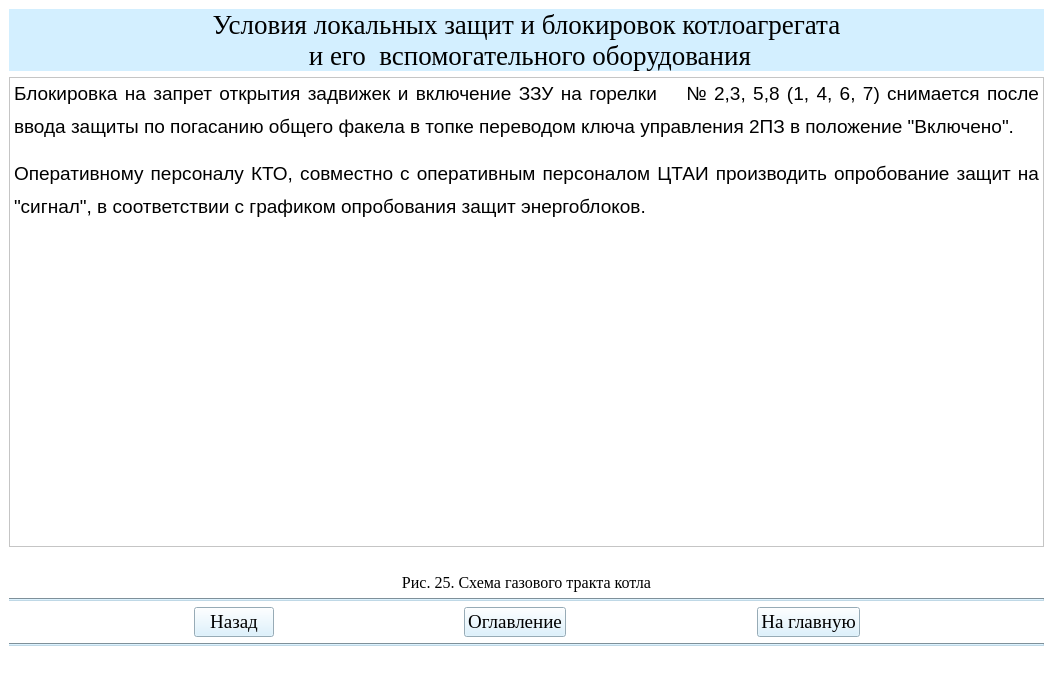
<?xml version="1.0" encoding="UTF-8"?>
<ui version="4.0">
 <class>Teoria39Window</class>
 <widget class="QMainWindow" name="Teoria39Window">
  <property name="geometry">
   <rect>
    <x>0</x>
    <y>0</y>
    <width>1053</width>
    <height>677</height>
   </rect>
  </property>
  <property name="windowTitle">
   <string>АУК</string>
  </property>
  <property name="styleSheet">
   <string notr="true">background-color: rgb(255, 255, 255);</string>
  </property>
  <widget class="QWidget" name="centralwidget">
   <layout class="QGridLayout" name="gridLayout">
    <item row="1" column="0">
     <widget class="QTextBrowser" name="textBrowser">
      <property name="html">
       <string>&lt;!DOCTYPE HTML PUBLIC &quot;-//W3C//DTD HTML 4.0//EN&quot; &quot;http://www.w3.org/TR/REC-html40/strict.dtd&quot;&gt;
&lt;html&gt;&lt;head&gt;&lt;meta name=&quot;qrichtext&quot; content=&quot;1&quot; /&gt;&lt;style type=&quot;text/css&quot;&gt;
p, li { white-space: pre-wrap; }
&lt;/style&gt;&lt;/head&gt;&lt;body style=&quot; font-family:'MS Shell Dlg 2'; font-size:8.25pt; font-weight:400; font-style:normal;&quot;&gt;
&lt;p align=&quot;justify&quot; style=&quot; margin-top:12px; margin-bottom:0px; margin-left:0px; margin-right:0px; -qt-block-indent:0; text-indent:0px; line-height:150%;&quot;&gt;&lt;span style=&quot; font-family:'Times New Roman,serif'; font-size:14pt;&quot;&gt;Блокировка на запрет открытия задвижек и включение ЗЗУ на горелки    № 2,3, 5,8 (1, 4, 6, 7) снимается после ввода защиты по погасанию общего факела в топке переводом ключа управления 2ПЗ в положение &amp;quot;Включено&amp;quot;.&lt;/span&gt;&lt;span style=&quot; font-size:8pt;&quot;&gt; &lt;/span&gt;&lt;/p&gt;
&lt;p align=&quot;justify&quot; style=&quot; margin-top:12px; margin-bottom:0px; margin-left:0px; margin-right:0px; -qt-block-indent:0; text-indent:0px; line-height:150%;&quot;&gt;&lt;span style=&quot; font-family:'Times New Roman,serif'; font-size:14pt;&quot;&gt;Оперативному персоналу КТО, совместно с оперативным персоналом ЦТАИ производить опробование защит на &amp;quot;сигнал&amp;quot;, в соответствии с графиком опробования защит энергоблоков.&lt;/span&gt;&lt;span style=&quot; font-size:8pt;&quot;&gt; &lt;/span&gt;&lt;/p&gt;&lt;/body&gt;&lt;/html&gt;</string>
      </property>
     </widget>
    </item>
    <item row="6" column="0">
     <widget class="Line" name="line_2">
      <property name="styleSheet">
       <string notr="true">background-color: rgb(191, 216, 230);</string>
      </property>
      <property name="orientation">
       <enum>Qt::Horizontal</enum>
      </property>
     </widget>
    </item>
    <item row="4" column="0">
     <widget class="Line" name="line">
      <property name="styleSheet">
       <string notr="true">background-color: rgb(191, 216, 230);</string>
      </property>
      <property name="orientation">
       <enum>Qt::Horizontal</enum>
      </property>
     </widget>
    </item>
    <item row="5" column="0">
     <layout class="QHBoxLayout" name="horizontalLayout">
      <item>
       <spacer name="horizontalSpacer_2">
        <property name="orientation">
         <enum>Qt::Horizontal</enum>
        </property>
        <property name="sizeHint" stdset="0">
         <size>
          <width>40</width>
          <height>20</height>
         </size>
        </property>
       </spacer>
      </item>
      <item>
       <widget class="QPushButton" name="btn_return39">
        <property name="sizePolicy">
         <sizepolicy hsizetype="Minimum" vsizetype="Fixed">
          <horstretch>0</horstretch>
          <verstretch>0</verstretch>
         </sizepolicy>
        </property>
        <property name="font">
         <font>
          <family>Times New Roman</family>
          <pointsize>14</pointsize>
          <weight>50</weight>
          <bold>false</bold>
         </font>
        </property>
        <property name="styleSheet">
         <string notr="true">background-color: rgb(211, 239, 255);
color: rgb(0, 0, 0);</string>
        </property>
        <property name="text">
         <string>Назад</string>
        </property>
       </widget>
      </item>
      <item>
       <spacer name="horizontalSpacer_5">
        <property name="orientation">
         <enum>Qt::Horizontal</enum>
        </property>
        <property name="sizeHint" stdset="0">
         <size>
          <width>40</width>
          <height>20</height>
         </size>
        </property>
       </spacer>
      </item>
      <item>
       <widget class="QPushButton" name="btn_oglavlenie39">
        <property name="font">
         <font>
          <family>Times New Roman</family>
          <pointsize>14</pointsize>
         </font>
        </property>
        <property name="styleSheet">
         <string notr="true">background-color: rgb(211, 239, 255);
color: rgb(0, 0, 0);</string>
        </property>
        <property name="text">
         <string>Оглавление</string>
        </property>
       </widget>
      </item>
      <item>
       <spacer name="horizontalSpacer">
        <property name="orientation">
         <enum>Qt::Horizontal</enum>
        </property>
        <property name="sizeHint" stdset="0">
         <size>
          <width>40</width>
          <height>20</height>
         </size>
        </property>
       </spacer>
      </item>
      <item>
       <widget class="QPushButton" name="btn_glavnaya39">
        <property name="font">
         <font>
          <family>Times New Roman</family>
          <pointsize>14</pointsize>
          <weight>50</weight>
          <bold>false</bold>
         </font>
        </property>
        <property name="styleSheet">
         <string notr="true">background-color: rgb(211, 239, 255);
color: rgb(0, 0, 0);</string>
        </property>
        <property name="text">
         <string>На главную</string>
        </property>
       </widget>
      </item>
      <item>
       <spacer name="horizontalSpacer_3">
        <property name="orientation">
         <enum>Qt::Horizontal</enum>
        </property>
        <property name="sizeHint" stdset="0">
         <size>
          <width>40</width>
          <height>20</height>
         </size>
        </property>
       </spacer>
      </item>
     </layout>
    </item>
    <item row="2" column="0">
     <widget class="QLabel" name="label_2">
      <property name="text">
       <string/>
      </property>
      <property name="pixmap">
       <pixmap>рис25.png</pixmap>
      </property>
      <property name="alignment">
       <set>Qt::AlignCenter</set>
      </property>
     </widget>
    </item>
    <item row="0" column="0">
     <widget class="QLabel" name="label_3">
      <property name="font">
       <font>
        <family>Times New Roman</family>
        <pointsize>20</pointsize>
       </font>
      </property>
      <property name="styleSheet">
       <string notr="true">background-color: rgb(211, 239, 255);</string>
      </property>
      <property name="text">
       <string>Условия локальных защит и блокировок котлоагрегата 
 и его  вспомогательного оборудования</string>
      </property>
      <property name="alignment">
       <set>Qt::AlignCenter</set>
      </property>
     </widget>
    </item>
    <item row="3" column="0">
     <widget class="QLabel" name="label">
      <property name="font">
       <font>
        <family>Times New Roman</family>
        <pointsize>12</pointsize>
       </font>
      </property>
      <property name="text">
       <string>Рис. 25. Схема газового тракта котла</string>
      </property>
      <property name="alignment">
       <set>Qt::AlignCenter</set>
      </property>
     </widget>
    </item>
   </layout>
  </widget>
  <widget class="QStatusBar" name="statusbar"/>
 </widget>
 <resources/>
 <connections/>
</ui>
